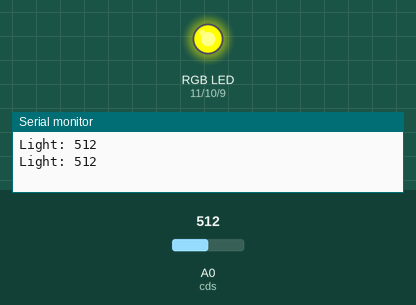
Bench run of a sketch on a simulated Arduino Uno, built with avr-gcc and run on an emulated ATmega328P. On the bench: an RGB LED mixed from three pins (HIGH = lit), the last lines printed to the serial monitor. Inputs (shaded band) come from the test bench; at power-on: A0 (cds) = 512. Dim RGB values are drawn brighter than linear.

Above: at 1.8 s.
1.9 s: A0 (cds) set to 491
At 2.3 s:
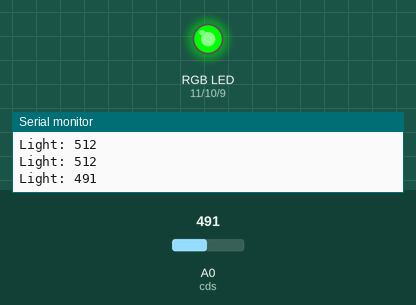
3.5 s: A0 (cds) set to 710
At 5.1 s:
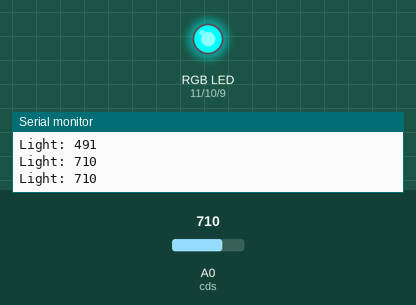
5.5 s: A0 (cds) set to 684
At 6.6 s:
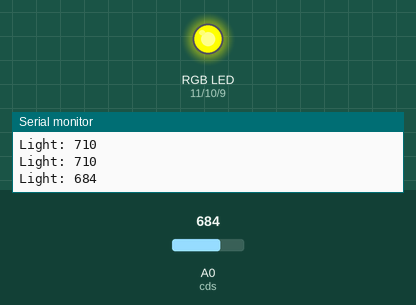
7.5 s: A0 (cds) set to 190
At 9.2 s:
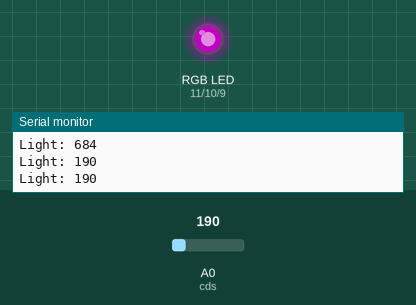
9.5 s: A0 (cds) set to 107
11.2 s: A0 (cds) set to 93
At 12.5 s:
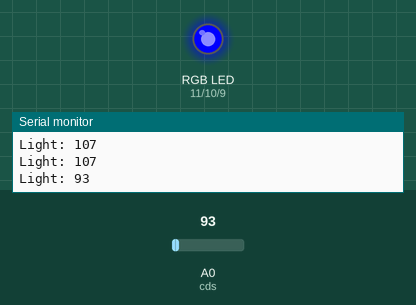
Timing chart, 0 to 14.2 s (numbered marks = the images above; inputs shaded):
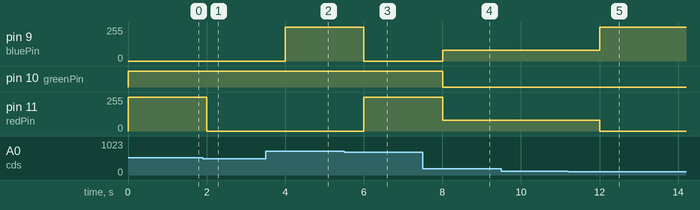

Measured:
- the behaviour switches between 500 and 499 on A0 (cds) (found by bisection; images 0 and 1)
- the behaviour switches between 700 and 699 on A0 (cds) (found by bisection; images 2 and 3)
- the behaviour switches between 100 and 99 on A0 (cds) (found by bisection; images 4 and 5)
- after the input at 1.9 s, pin 11 (redPin): 255/255 → 0/255 after 0.10 s
- after the input at 3.5 s, pin 9 (bluePin): 0/255 → 255/255 after 0.50 s
- after the input at 5.5 s, pin 9 (bluePin): 255/255 → 0/255 after 0.50 s; pin 11 (redPin): 0/255 → 255/255 after 0.50 s
- after the input at 7.5 s, pin 9 (bluePin): 0/255 → 80/255 after 0.50 s; pin 10 (greenPin): HIGH → LOW after 0.50 s; pin 11 (redPin): 255/255 → 80/255 after 0.50 s
- after the input at 11.2 s, pin 9 (bluePin): 80/255 → 255/255 after 0.81 s; pin 11 (redPin): 80/255 → 0/255 after 0.81 s

The sketch:

LightRobot.ino
```cpp
// 조도센서를 이용하여 밝기에 따라 RGB LED에 다른 색상의 등을 켜는 예제

// RGB LED pin
int redPin = 11;
int greenPin = 10;
int bluePin = 9;

// 조도센서 pin
int cds = A0;

void setup()
{
  Serial.begin(9600); // 시리얼 모니터 속도 설정

  pinMode(redPin, OUTPUT);
  pinMode(greenPin, OUTPUT);
  pinMode(bluePin, OUTPUT);
}

void loop()
{
  // 조도센서로부터 측정된 밝기값 읽기 (전압의 크기(0~5V)에 따라 0 ~ 1023 범위의 값)
  int cdsValue = analogRead(cds);

  Serial.print("Light: ");
  Serial.println(cdsValue);

  if (cdsValue < 50)
  {
    setColor(255, 0, 0); // red
  }
  else if (cdsValue >= 50 && cdsValue < 100)
  {
    setColor(0, 0, 255); // blue
  }
  else if (cdsValue >= 100 && cdsValue < 200)
  {
    setColor(80, 0, 80); // purple
  }
  else if (cdsValue >= 200 && cdsValue < 500)
  {
    setColor(0, 255, 0); // green
  }
  else if (cdsValue >= 500 && cdsValue < 700)
  {
    setColor(255, 255, 0); // yellow
  }
  else
  {
    setColor(0, 255, 255); // aqua
  }

  delay(1000);
}

void setColor(int red, int green, int blue)
{
  analogWrite(redPin, red);
  analogWrite(greenPin, green);
  analogWrite(bluePin, blue);
}
```
